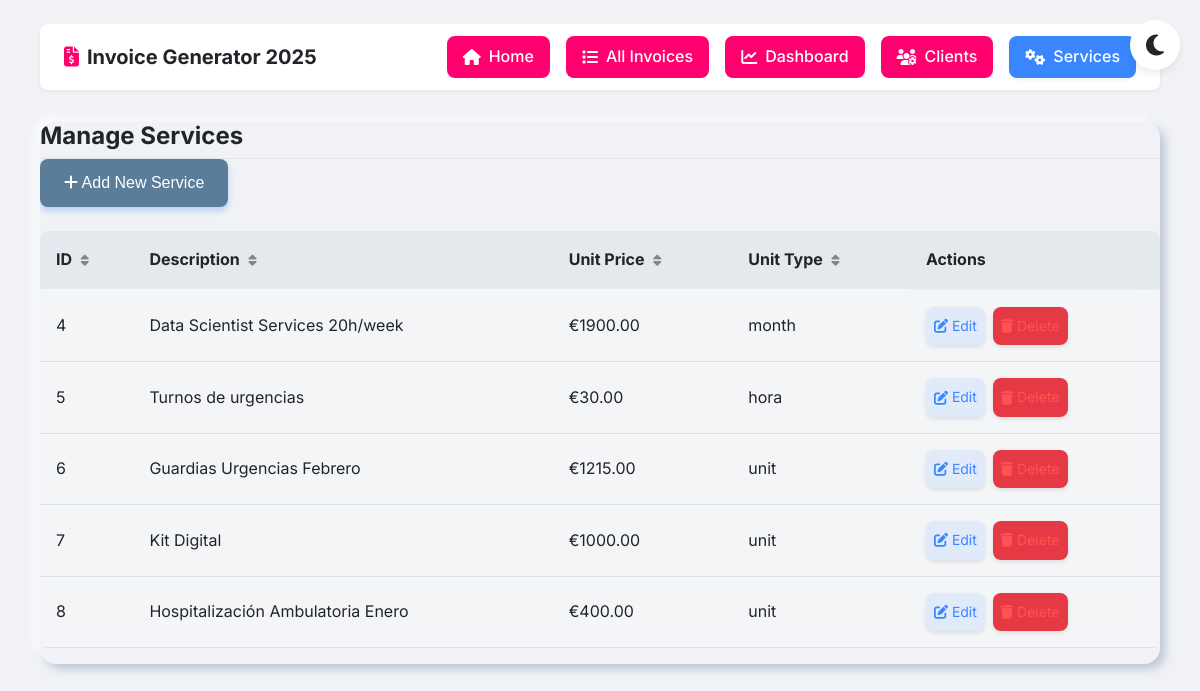
Before: /manage_services with the older database file.
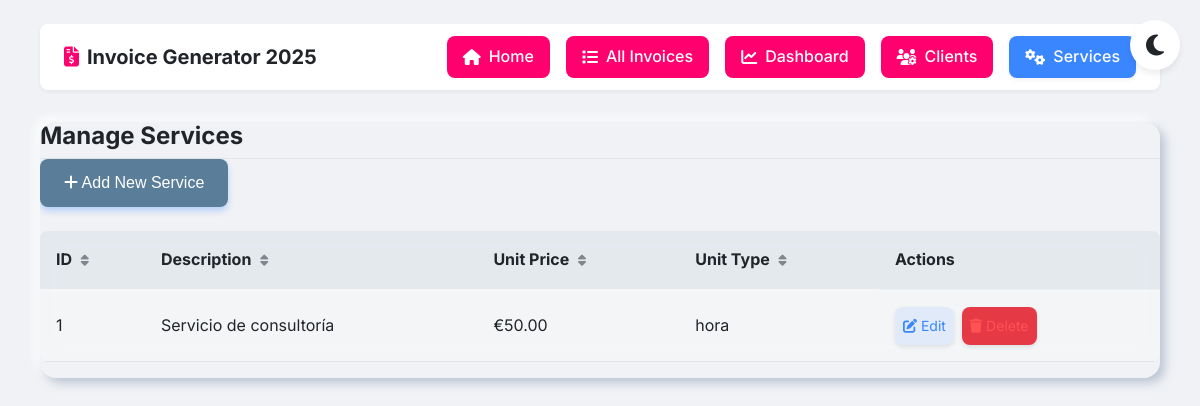
After: the same page with the newer database file.
### tables this page shows
CREATE TABLE services (
        id INTEGER PRIMARY KEY,
        description TEXT NOT NULL,
        unit_price REAL NOT NULL,
        unit_type TEXT NOT NULL
    );

### src/routes.py (the view)
    @app.route('/manage_services')
    def manage_services():
        services = models.get_services()
        config = utils.load_config()
        currency_symbol = config.get('currency', {}).get('symbol', '€')
        current_page = 'manage_services'
        return render_template('manage_services.html',
                              services=services,
                              currency_symbol=currency_symbol,
                              current_page=current_page)

### src/models.py (called while the page is built)
@contextmanager
def get_db_connection():
    conn = sqlite3.connect(DB_FILE)
    try:
        yield conn
    finally:
        conn.close()

def get_services():
    with get_db_connection() as conn:
        cursor = conn.cursor()
        cursor.execute('SELECT * FROM services')
        return cursor.fetchall()

### src/utils.py (called while the page is built, shortened)
def load_config():
    if os.path.exists(CONFIG_FILE):
        try:
            with open(CONFIG_FILE, 'r') as f:
                return json.load(f)
        except Exception as e:
            print(f"Error loading config: {e}")

### templates/manage_services.html (shortened to what this page needs)
{% extends "base.html" %}
{% block content %}
<div class="bento-grid">
    <div class="bento-item" style="grid-column: span 12;">
        <div class="card-header">
            <h2 class="card-title">Manage Services</h2>
        </div>
        <div class="card-body">
            <button id="add-service-btn" class="btn btn-primary" style="margin-bottom: 1.5rem;">
                <i class="fas fa-plus"></i> Add New Service
            </button>
            <div class="table-responsive">
                <table class="table sortable-table" id="services-table">
                    <thead>
                        <tr>
                            <th class="sortable" data-sort="id">ID <i class="fas fa-sort"></i></th>
                            <th class="sortable" data-sort="description">Description <i class="fas fa-sort"></i></th>
                            <th class="sortable" data-sort="price">Unit Price <i class="fas fa-sort"></i></th>
                            <th class="mobile-hide sortable" data-sort="unit">Unit Type <i class="fas fa-sort"></i></th>
                            <th>Actions</th>
                        </tr>
                    </thead>
                    <tbody>
                        {% for service in services %}
                        <tr>
                            <td data-value="{{ service[0] }}">{{ service[0] }}</td>
                            <td data-value="{{ service[1] }}">{{ service[1] }}</td>
                            <td data-value="{{ service[2] }}">{{ currency_symbol }}{{ "%.2f"|format(service[2]) }}</td>
                            <td class="mobile-hide" data-value="{{ service[3] }}">{{ service[3] }}</td>
                            <td>
                                <div class="table-actions">
                                    <a href="#" class="action-btn action-btn-edit" onclick="editService({{ service[0] }})">
                                        <i class="fas fa-edit"></i> Edit
                                    </a>
                                    <a href="#" class="action-btn action-btn-delete" onclick="confirmDeleteService({{ service[0] }}, '{{ service[1] }}')">
                                        <i class="fas fa-trash"></i> Delete
                                    </a>
                                </div>
                            </td>
                        </tr>
                        {% endfor %}
                    </tbody>
                </table>
            </div>
        </div>
    </div>
</div>
{% endblock %}

### templates/base.html (shortened to what this page needs)
<!DOCTYPE html>
<html lang="en">
<head>
    <link rel="stylesheet" href="https://cdnjs.cloudflare.com/ajax/libs/font-awesome/6.4.0/css/all.min.css">
    <link rel="stylesheet" href="/static/css/styles.css">
    <link rel="stylesheet" href="/static/css/override.css">
    <link rel="stylesheet" href="/static/css/cursor-fix.css">
</head>
<body>
    <div class="theme-toggle" id="theme-toggle">
        <i class="fas fa-moon"></i>
    </div>
    <div class="container">
        <nav class="navbar">
            <a href="/" class="navbar-brand">
                <i class="fas fa-file-invoice-dollar"></i>
                Invoice Generator 2025
            </a>
            <div class="navbar-nav">
                <div class="nav-item">
                    <a href="/" class="nav-link {% if current_page == 'home' %}active{% endif %}">
                        <i class="fas fa-home"></i> Home
                    </a>
                </div>
                <div class="nav-item">
                    <a href="/all_invoices" class="nav-link {% if current_page == 'all_invoices' %}active{% endif %}">
                        <i class="fas fa-list"></i> All Invoices
                    </a>
                </div>
                <div class="nav-item">
                    <a href="/dashboard" class="nav-link {% if current_page == 'dashboard' %}active{% endif %}">
                        <i class="fas fa-chart-line"></i> Dashboard
                    </a>
                </div>
                <div class="nav-item">
                    <a href="/manage_clients" class="nav-link {% if current_page == 'manage_clients' %}active{% endif %}">
                        <i class="fas fa-users-cog"></i> Clients
                    </a>
                </div>
                <div class="nav-item">
                    <a href="/manage_services" class="nav-link {% if current_page == 'manage_services' %}active{% endif %}">
                        <i class="fas fa-cogs"></i> Services
                    </a>
                </div>
            </div>
        </nav>
        {% block content %}{% endblock %}
    </div>
</body>
</html>

### static/css/override.css (style rules this page uses)
.btn-primary, .action-btn-view, a.btn-primary, button[type="submit"], .selection-button.selected { background-color: #5a7d9a !important; border-color: #5a7d9a !important; color: white !important; }
.action-btn-delete { background-color: #e63946 !important; }
.table thead th { background-color: rgba(90, 125, 154, 0.1) !important; }

### static/css/cursor-fix.css (style rules this page uses)
body, html { cursor: default !important; }
a, button, .btn, .selection-button, .action-btn, input[type="checkbox"], .theme-toggle, input[type="number"], select, label, .custom-checkbox, .checkmark { cursor: pointer !important; }
* { cursor: inherit; }

Changed rows visible on the page:
removed services: id "4", description "Data Scientist Services 20h/week", currency_symbol "€", unit_price "1900.00", unit_type "month"
removed services: id "5", description "Turnos de urgencias", currency_symbol "€", unit_price "30.00", unit_type "hora"
removed services: id "6", description "Guardias Urgencias Febrero", currency_symbol "€", unit_price "1215.00", unit_type "unit"
removed services: id "7", description "Kit Digital", currency_symbol "€", unit_price "1000.00", unit_type "unit"
removed services: id "8", description "Hospitalización Ambulatoria Enero", currency_symbol "€", unit_price "400.00", unit_type "unit"
added services: id "1", description "Servicio de consultoría", currency_symbol "€", unit_price "50.00", unit_type "hora"
